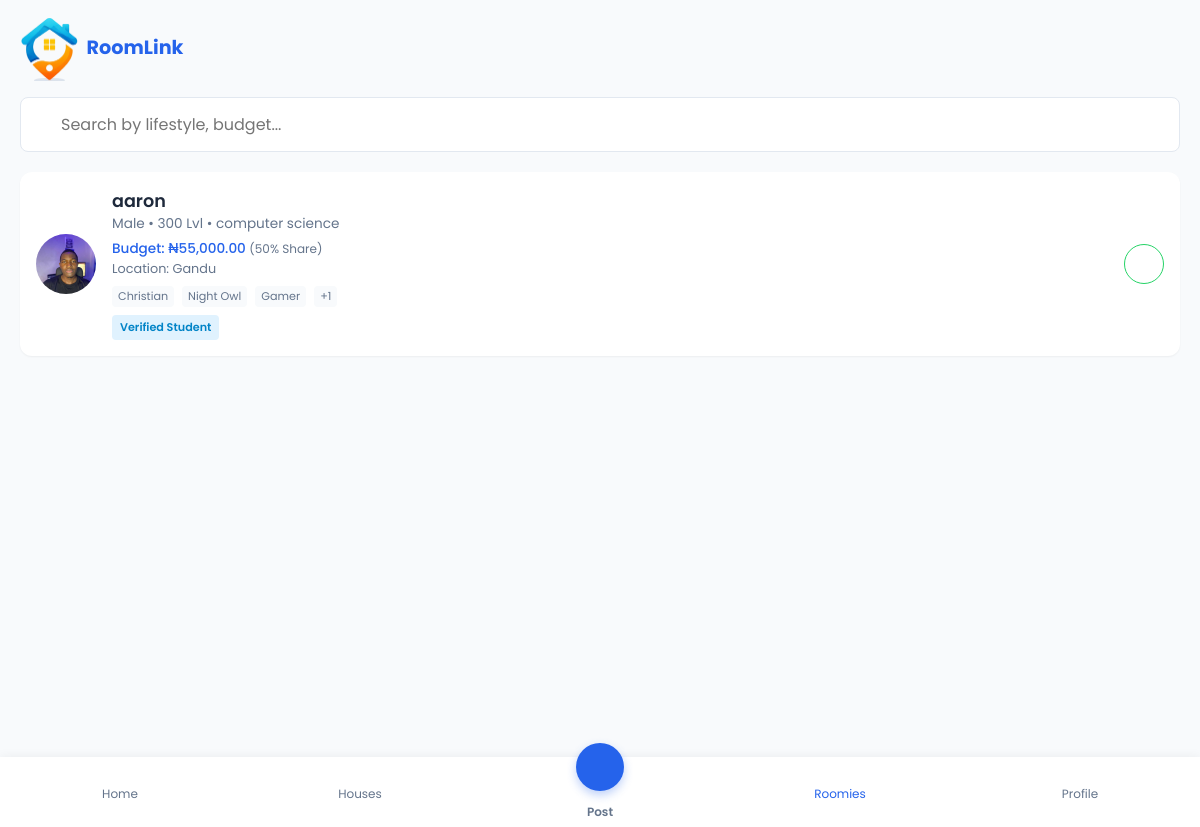
/roommates/, run on an earlier commit of the app's database.
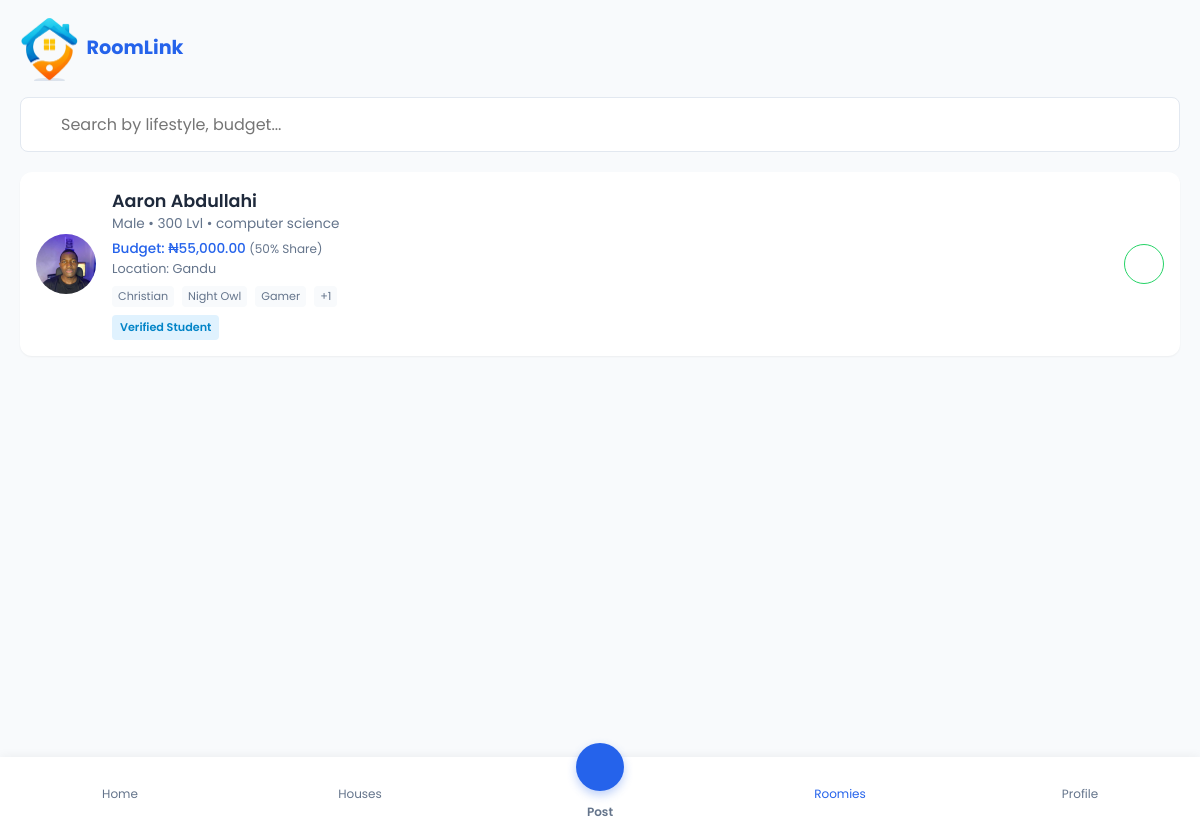
And on a later commit of the database.
### core/models.py (models this page shows, shortened)
class Listing(models.Model):
    LISTING_TYPE_CHOICES = [
        ('house', 'House'),
        ('roommate', 'Roommate'),
    ]
    title = models.CharField(max_length=255)
    description = models.TextField()
    rent = models.DecimalField(max_digits=10, decimal_places=2)
    location = models.CharField(max_length=255)
    listing_type = models.CharField(max_length=20, choices=LISTING_TYPE_CHOICES)
    GENDER_CHOICES = [('male', 'Male'), ('female', 'Female')]
    gender_preference = models.CharField(max_length=10, choices=GENDER_CHOICES, blank=True, null=True)
    LEVEL_CHOICES = [('100', '100 Lvl'), ('200', '200 Lvl'), ('300', '300 Lvl'), ('400', '400 Lvl'), ('500', '500 Lvl')]
    level_preference = models.CharField(max_length=10, choices=LEVEL_CHOICES, blank=True, null=True)
    interests = models.CharField(max_length=255, blank=True, null=True, help_text="Comma separated interests (e.g. Reading, Music, Sports)")
    image = models.ImageField(upload_to='listing_images/', blank=True, null=True)
    posted_by = models.ForeignKey(User, on_delete=models.CASCADE, related_name='listings')
    is_verified_listing = models.BooleanField(default=False)
    views_count = models.PositiveIntegerField(default=0)
    created_at = models.DateTimeField(auto_now_add=True)
    @property
    def interests_list(self):
        if self.interests:
            return [x.strip() for x in self.interests.split(',')]
        return []

class User(AbstractUser):
    username = None # We use email as username
    email = models.EmailField(_('email address'), unique=True)
    full_name = models.CharField(max_length=255)
    phone_number = models.CharField(max_length=20)
    department = models.CharField(max_length=100, blank=True, null=True)
    matric_number = models.CharField(max_length=50, blank=True, null=True)
    is_verified_student = models.BooleanField(default=False)
    VERIFICATION_STATUS_CHOICES = [
        ('not_submitted', 'Not Submitted'),
        ('pending', 'Pending Review'),
        ('approved', 'Approved'),
        ('rejected', 'Rejected'),
    ]
    verification_status = models.CharField(
        max_length=20,
        choices=VERIFICATION_STATUS_CHOICES,
        default='not_submitted'
    )
    verification_document = models.FileField(upload_to='verification_docs/', blank=True, null=True)
    USERNAME_FIELD = 'email'
    REQUIRED_FIELDS = ['full_name', 'phone_number']
    objects = UserManager()
    @property
    def whatsapp_link(self):
        clean_number = ''.join(filter(str.isdigit, str(self.phone_number)))
        if clean_number.startswith('0'):
            clean_number = '234' + clean_number[1:]
        return clean_number

### core/views.py (the view)
# urls.py: path('roommates/', views.roommates, name='roommates'),
def roommates(request):
    roommates = Listing.objects.filter(listing_type='roommate').order_by('-is_verified_listing', '-created_at')
    return render(request, 'roommates.html', {'roommates': roommates})

### templates/roommates.html (shortened to what this page needs)
{% extends 'base.html' %}
{% load static humanize %}
{% block content %}
<section id="roommates-screen" class="screen-page">
    <div class="filter-bar">
        <div class="search-input">
            <input type="text" placeholder="Search by lifestyle, budget..." name="q" value="{{ request.GET.q }}">
        </div>
    </div>
    <div class="roommates-list" id="roommates-list">
        {% for roomie in roommates %}
        <div class="roommate-card" onclick="location.href='{% url 'listing_detail' roomie.id %}'" style="cursor: pointer;">
            {% if roomie.image %}
            <img src="{{ roomie.image.url }}" class="roommate-avatar" style="object-fit:cover;" alt="{{ roomie.posted_by.full_name }}">
            {% else %}
            <img src="https://ui-avatars.com/api/?name={{ roomie.posted_by.full_name|urlencode }}&background=random" class="roommate-avatar" alt="{{ roomie.posted_by.full_name }}">
            {% endif %}
            <div class="roommate-info">
                <h3>{{ roomie.posted_by.full_name }}</h3>
                <p style="font-size:0.85rem; color:var(--text-muted); margin-bottom:4px;">
                    {% if roomie.gender_preference %}{{ roomie.get_gender_preference_display }}{% endif %}
                    {% if roomie.gender_preference and roomie.level_preference %} • {% endif %}
                    {% if roomie.level_preference %}{{ roomie.get_level_preference_display }}{% endif %}
                    {% if roomie.posted_by.department %} • {{ roomie.posted_by.department }}{% endif %}
                </p>
                <p style="font-size:0.85rem; color:var(--primary); font-weight:500;">Budget: ₦{{ roomie.rent|intcomma }} <span style="font-size:0.75rem; color:var(--text-muted); font-weight:normal;">(50% Share)</span></p>
                <p style="font-size:0.8rem; margin-bottom:6px;">Location: {{ roomie.location }}</p>
                {% if roomie.interests_list %}
                <div class="tags" style="margin-bottom:8px;">
                    {% for interest in roomie.interests_list|slice:":3" %}
                    <span class="tag" style="font-size:0.7rem; padding:2px 6px;">{{ interest }}</span>
                    {% endfor %}
                    {% if roomie.interests_list|length > 3 %}
                    <span class="tag" style="font-size:0.7rem; padding:2px 6px;">+{{ roomie.interests_list|length|add:"-3" }}</span>
                    {% endif %}
                </div>
                {% endif %}
                <div style="margin-top:4px; display:flex; gap:4px; flex-wrap:wrap;">
                     {% if roomie.posted_by.is_verified_student %}
                     <span class="badge" style="background:#e0f2fe; color:#0284c7; font-size:0.7rem;"> Verified Student</span>
                     {% else %}
                     <span class="badge" style="background:#FEF3C7; color:#B45309; font-size:0.7rem;">Unverified Student</span>
                     {% endif %}
                </div>
            </div>
            <a href="https://wa.me/{{ roomie.posted_by.whatsapp_link }}?text=Hello {{ roomie.posted_by.full_name }}, saw your profile on RoomLink!" target="_blank" class="btn-icon" style="color:#25D366; border-color:#25D366;" onclick="event.stopPropagation()">
            </a>
        </div>
        {% empty %}
        <p>No roommates found.</p>
        {% endfor %}
    </div>
</section>
{% endblock %}

What changed in the data, as far as the page shows it:
changed Listing "Male": posted_by.full_name "aaron" → "Aaron Abdullahi"
